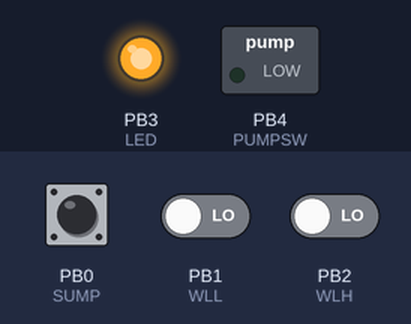
The sketch below on a simulated ATtiny85, built with avr-gcc and run on an emulated ATtiny85. Parts: switched loads named in the sketch (green lamp = pin HIGH), output pins drawn as LEDs (lit = HIGH). The inputs (shaded band) are chosen by the test bench; at power-on: PB2 (WLH) LOW, PB0 (SUMP) HIGH, PB1 (WLL) LOW.

Above: at 0.1 s.
3.3 s: PB2 (WLH) driven HIGH
At 4.72 s:
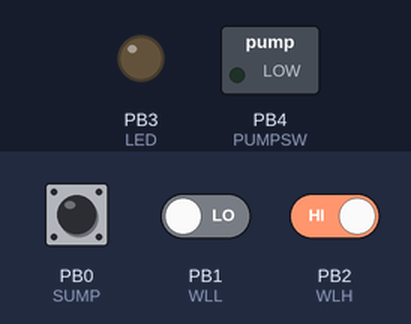
Timing chart, 0 to 12.8 s (numbered marks = the images above; inputs shaded):
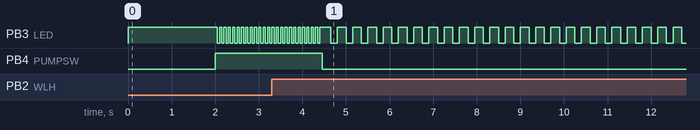

The sketch:

pumpctl.ino
```cpp
 /*
  * Simple Pump control and water level Management using ATtiny 85
  * Author:Aaryadev
  * PIN 0,1,2 (PB0,PB1,PB2) will be connected Sensors
  * PIN  Sump Level sensor, PIN 1 Waterlevel Low Sensor,  PIN 2 Waterlevel High Sensor
  * PIN 3,4 Will be output
  */

#define SUMP 0 // sump
#define WLL  1//Water level LOW
#define WLH 2 // Water level HIGH
#define LED 3 // LED
#define PUMPSW 4// PUMP Switch
//config
int maxruntime = 40000;//8 min
int resettime = 14500000;// 4H
bool pump_status = false;
int  runtime =0;


//restart the MC
void(* resetFunc) (void) = 0;

//make led blink fast
void ledblink(){
  for(int i = 1;i<50;i++){
    if ( (i % 2) == 0){
      digitalWrite(LED, LOW);
    }else{
      digitalWrite(LED, HIGH);
    }
    delay(50);
  }
  runtime = runtime +125;
}

void pumpoff(){
  pump_status = false;
  digitalWrite(PUMPSW, LOW);
}
void pumpon(){
  pump_status = true;
  digitalWrite(PUMPSW, HIGH);
}

//if some error stop pump and Fast blink
void errorhault(){
  //kill pump
  pumpoff();
  while(1){
    digitalWrite(LED, HIGH);
    delay(200);
    digitalWrite(LED, LOW);
    delay(150);
  }

}


void setup(){
  //Sensor INPUT
  pinMode(SUMP,INPUT);
  pinMode(WLL,INPUT);//Water Low
  pinMode(WLH,INPUT);//water High
  //OUTPUT
  pinMode(LED,OUTPUT); // Status LED (amber)
  pinMode(PUMPSW,OUTPUT); // Pump RELAY or SSR
  digitalWrite(PUMPSW, LOW); // write low

  digitalWrite(LED, HIGH);
  delay(2000);
  digitalWrite(LED, LOW);
}

void loop() {
// if off for long time restart it
if(!pump_status){
  if(resettime < millis()){
    resetFunc();
  }
}
  //read sensor
  int sump =  digitalRead(SUMP);
  int wl = digitalRead(WLL);
  int wh = digitalRead(WLH);

  //LOGIC
  // low sump water level
  if(pump_status){ //pump is on
    if(sump == 0){
      pumpoff();
    }
    //if Tank is full turn off pump
    if(wl == 1 && wh == 1){
      pumpoff();
    }

    if(wl == 0 && wh == 1){
      errorhault();   // sensor issue
    }


  }else{ // PUMP IS OFF

    if(wl == 0 && wh == 0){ //both are low
      pumpon();
    }
  }

  if(pump_status){
    ledblink();
    if(maxruntime > runtime){
      errorhault();   // Long run issue
    }

  }else{
    delay(2000);
  }


}
```

Measured:
- after the input at 3.3 s, PB4 (PUMPSW): HIGH → LOW after 1.2 s
